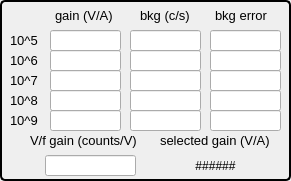
  <widget class="QGroupBox" name="groupBox_5">
   <property name="geometry">
    <rect>
     <x>270</x>
     <y>260</y>
     <width>291</width>
     <height>181</height>
    </rect>
   </property>
   <property name="styleSheet">
    <string notr="true">QGroupBox { 
     border: 2px solid black; 
     border-radius: 5px; 
 } </string>
   </property>
   <property name="title">
    <string/>
   </property>
   <widget class="QLabel" name="label_118">
    <property name="geometry">
     <rect>
      <x>10</x>
      <y>30</y>
      <width>61</width>
      <height>21</height>
     </rect>
    </property>
    <property name="font">
     <font>
      <pointsize>10</pointsize>
     </font>
    </property>
    <property name="styleSheet">
     <string notr="true">color: rgb(0, 0, 0)</string>
    </property>
    <property name="text">
     <string>&lt;html&gt;&lt;head/&gt;&lt;body&gt;&lt;p&gt;10^5&lt;/p&gt;&lt;/body&gt;&lt;/html&gt;</string>
    </property>
   </widget>
   <widget class="QLabel" name="label_124">
    <property name="geometry">
     <rect>
      <x>55</x>
      <y>5</y>
      <width>61</width>
      <height>21</height>
     </rect>
    </property>
    <property name="font">
     <font>
      <pointsize>10</pointsize>
     </font>
    </property>
    <property name="styleSheet">
     <string notr="true">color: rgb(0, 0, 0)</string>
    </property>
    <property name="text">
     <string>&lt;html&gt;&lt;head/&gt;&lt;body&gt;&lt;p&gt;gain (V/A)&lt;/p&gt;&lt;/body&gt;&lt;/html&gt;</string>
    </property>
   </widget>
   <widget class="QLabel" name="label_120">
    <property name="geometry">
     <rect>
      <x>140</x>
      <y>5</y>
      <width>61</width>
      <height>21</height>
     </rect>
    </property>
    <property name="font">
     <font>
      <pointsize>10</pointsize>
     </font>
    </property>
    <property name="styleSheet">
     <string notr="true">color: rgb(0, 0, 0)</string>
    </property>
    <property name="text">
     <string>&lt;html&gt;&lt;head/&gt;&lt;body&gt;&lt;p&gt;bkg (c/s)&lt;/p&gt;&lt;/body&gt;&lt;/html&gt;</string>
    </property>
   </widget>
   <widget class="QLabel" name="label_122">
    <property name="geometry">
     <rect>
      <x>215</x>
      <y>5</y>
      <width>61</width>
      <height>21</height>
     </rect>
    </property>
    <property name="font">
     <font>
      <pointsize>10</pointsize>
     </font>
    </property>
    <property name="styleSheet">
     <string notr="true">color: rgb(0, 0, 0)</string>
    </property>
    <property name="text">
     <string>&lt;html&gt;&lt;head/&gt;&lt;body&gt;&lt;p&gt;bkg error&lt;/p&gt;&lt;/body&gt;&lt;/html&gt;</string>
    </property>
   </widget>
   <widget class="QLabel" name="label_127">
    <property name="geometry">
     <rect>
      <x>10</x>
      <y>50</y>
      <width>61</width>
      <height>21</height>
     </rect>
    </property>
    <property name="font">
     <font>
      <pointsize>10</pointsize>
     </font>
    </property>
    <property name="styleSheet">
     <string notr="true">color: rgb(0, 0, 0)</string>
    </property>
    <property name="text">
     <string>&lt;html&gt;&lt;head/&gt;&lt;body&gt;&lt;p&gt;10^6&lt;/p&gt;&lt;/body&gt;&lt;/html&gt;</string>
    </property>
   </widget>
   <widget class="QLabel" name="label_126">
    <property name="geometry">
     <rect>
      <x>10</x>
      <y>70</y>
      <width>61</width>
      <height>21</height>
     </rect>
    </property>
    <property name="font">
     <font>
      <pointsize>10</pointsize>
     </font>
    </property>
    <property name="styleSheet">
     <string notr="true">color: rgb(0, 0, 0)</string>
    </property>
    <property name="text">
     <string>&lt;html&gt;&lt;head/&gt;&lt;body&gt;&lt;p&gt;10^7&lt;/p&gt;&lt;/body&gt;&lt;/html&gt;</string>
    </property>
   </widget>
   <widget class="QLabel" name="label_125">
    <property name="geometry">
     <rect>
      <x>10</x>
      <y>90</y>
      <width>61</width>
      <height>21</height>
     </rect>
    </property>
    <property name="font">
     <font>
      <pointsize>10</pointsize>
     </font>
    </property>
    <property name="styleSheet">
     <string notr="true">color: rgb(0, 0, 0)</string>
    </property>
    <property name="text">
     <string>&lt;html&gt;&lt;head/&gt;&lt;body&gt;&lt;p&gt;10^8&lt;/p&gt;&lt;/body&gt;&lt;/html&gt;</string>
    </property>
   </widget>
   <widget class="QLabel" name="label_119">
    <property name="geometry">
     <rect>
      <x>10</x>
      <y>110</y>
      <width>61</width>
      <height>21</height>
     </rect>
    </property>
    <property name="font">
     <font>
      <pointsize>10</pointsize>
     </font>
    </property>
    <property name="styleSheet">
     <string notr="true">color: rgb(0, 0, 0)</string>
    </property>
    <property name="text">
     <string>&lt;html&gt;&lt;head/&gt;&lt;body&gt;&lt;p&gt;10^9&lt;/p&gt;&lt;/body&gt;&lt;/html&gt;</string>
    </property>
   </widget>
   <widget class="QLabel" name="label_121">
    <property name="geometry">
     <rect>
      <x>30</x>
      <y>130</y>
      <width>111</width>
      <height>21</height>
     </rect>
    </property>
    <property name="font">
     <font>
      <pointsize>10</pointsize>
     </font>
    </property>
    <property name="styleSheet">
     <string notr="true">color: rgb(0, 0, 0)</string>
    </property>
    <property name="text">
     <string>&lt;html&gt;&lt;head/&gt;&lt;body&gt;&lt;p&gt;V/f gain (counts/V)&lt;/p&gt;&lt;/body&gt;&lt;/html&gt;</string>
    </property>
   </widget>
   <widget class="QLabel" name="label_123">
    <property name="geometry">
     <rect>
      <x>160</x>
      <y>130</y>
      <width>131</width>
      <height>21</height>
     </rect>
    </property>
    <property name="font">
     <font>
      <pointsize>10</pointsize>
     </font>
    </property>
    <property name="styleSheet">
     <string notr="true">color: rgb(0, 0, 0)</string>
    </property>
    <property name="text">
     <string>&lt;html&gt;&lt;head/&gt;&lt;body&gt;&lt;p&gt;selected gain (V/A)&lt;/p&gt;&lt;/body&gt;&lt;/html&gt;</string>
    </property>
   </widget>
   <widget class="caTextEntry" name="catextentry_61">
    <property name="geometry">
     <rect>
      <x>45</x>
      <y>155</y>
      <width>91</width>
      <height>21</height>
     </rect>
    </property>
    <property name="channel" stdset="0">
     <string notr="true">$(P)$(H)$(F)vfc</string>
    </property>
    <property name="background">
     <color>
      <red>115</red>
      <green>215</green>
      <blue>253</blue>
     </color>
    </property>
    <property name="colorMode">
     <enum>caLineEdit::Static</enum>
    </property>
   </widget>
   <widget class="caTextEntry" name="catextentry_63">
    <property name="geometry">
     <rect>
      <x>50</x>
      <y>30</y>
      <width>71</width>
      <height>21</height>
     </rect>
    </property>
    <property name="channel" stdset="0">
     <string notr="true">$(P)$(H)$(F)gain0</string>
    </property>
    <property name="background">
     <color>
      <red>115</red>
      <green>215</green>
      <blue>253</blue>
     </color>
    </property>
    <property name="colorMode">
     <enum>caLineEdit::Static</enum>
    </property>
   </widget>
   <widget class="caTextEntry" name="catextentry_64">
    <property name="geometry">
     <rect>
      <x>130</x>
      <y>30</y>
      <width>71</width>
      <height>21</height>
     </rect>
    </property>
    <property name="channel" stdset="0">
     <string notr="true">$(P)$(H)$(F)bkg0</string>
    </property>
    <property name="background">
     <color>
      <red>115</red>
      <green>215</green>
      <blue>253</blue>
     </color>
    </property>
    <property name="colorMode">
     <enum>caLineEdit::Static</enum>
    </property>
   </widget>
   <widget class="caTextEntry" name="catextentry_65">
    <property name="geometry">
     <rect>
      <x>210</x>
      <y>30</y>
      <width>71</width>
      <height>21</height>
     </rect>
    </property>
    <property name="channel" stdset="0">
     <string notr="true">$(P)$(H)$(F)bkgErr0</string>
    </property>
    <property name="background">
     <color>
      <red>115</red>
      <green>215</green>
      <blue>253</blue>
     </color>
    </property>
    <property name="colorMode">
     <enum>caLineEdit::Static</enum>
    </property>
   </widget>
   <widget class="caTextEntry" name="catextentry_66">
    <property name="geometry">
     <rect>
      <x>50</x>
      <y>50</y>
      <width>71</width>
      <height>21</height>
     </rect>
    </property>
    <property name="channel" stdset="0">
     <string notr="true">$(P)$(H)$(F)gain1</string>
    </property>
    <property name="background">
     <color>
      <red>115</red>
      <green>215</green>
      <blue>253</blue>
     </color>
    </property>
    <property name="colorMode">
     <enum>caLineEdit::Static</enum>
    </property>
   </widget>
   <widget class="caTextEntry" name="catextentry_67">
    <property name="geometry">
     <rect>
      <x>130</x>
      <y>50</y>
      <width>71</width>
      <height>21</height>
     </rect>
    </property>
    <property name="channel" stdset="0">
     <string notr="true">$(P)$(H)$(F)bkg1</string>
    </property>
    <property name="background">
     <color>
      <red>115</red>
      <green>215</green>
      <blue>253</blue>
     </color>
    </property>
    <property name="colorMode">
     <enum>caLineEdit::Static</enum>
    </property>
   </widget>
   <widget class="caTextEntry" name="catextentry_68">
    <property name="geometry">
     <rect>
      <x>210</x>
      <y>50</y>
      <width>71</width>
      <height>21</height>
     </rect>
    </property>
    <property name="channel" stdset="0">
     <string notr="true">$(P)$(H)$(F)bkgErr1</string>
    </property>
    <property name="background">
     <color>
      <red>115</red>
      <green>215</green>
      <blue>253</blue>
     </color>
    </property>
    <property name="colorMode">
     <enum>caLineEdit::Static</enum>
    </property>
   </widget>
   <widget class="caTextEntry" name="catextentry_69">
    <property name="geometry">
     <rect>
      <x>50</x>
      <y>70</y>
      <width>71</width>
      <height>21</height>
     </rect>
    </property>
    <property name="channel" stdset="0">
     <string notr="true">$(P)$(H)$(F)gain2</string>
    </property>
    <property name="background">
     <color>
      <red>115</red>
      <green>215</green>
      <blue>253</blue>
     </color>
    </property>
    <property name="colorMode">
     <enum>caLineEdit::Static</enum>
    </property>
   </widget>
   <widget class="caTextEntry" name="catextentry_70">
    <property name="geometry">
     <rect>
      <x>130</x>
      <y>70</y>
      <width>71</width>
      <height>21</height>
     </rect>
    </property>
    <property name="channel" stdset="0">
     <string notr="true">$(P)$(H)$(F)bkg2</string>
    </property>
    <property name="background">
     <color>
      <red>115</red>
      <green>215</green>
      <blue>253</blue>
     </color>
    </property>
    <property name="colorMode">
     <enum>caLineEdit::Static</enum>
    </property>
   </widget>
   <widget class="caTextEntry" name="catextentry_71">
    <property name="geometry">
     <rect>
      <x>210</x>
      <y>70</y>
      <width>71</width>
      <height>21</height>
     </rect>
    </property>
    <property name="channel" stdset="0">
     <string notr="true">$(P)$(H)$(F)bkgErr2</string>
    </property>
    <property name="background">
     <color>
      <red>115</red>
      <green>215</green>
      <blue>253</blue>
     </color>
    </property>
    <property name="colorMode">
     <enum>caLineEdit::Static</enum>
    </property>
   </widget>
   <widget class="caTextEntry" name="catextentry_72">
    <property name="geometry">
     <rect>
      <x>50</x>
      <y>90</y>
      <width>71</width>
      <height>21</height>
     </rect>
    </property>
    <property name="channel" stdset="0">
     <string notr="true">$(P)$(H)$(F)gain3</string>
    </property>
    <property name="background">
     <color>
      <red>115</red>
      <green>215</green>
      <blue>253</blue>
     </color>
    </property>
    <property name="colorMode">
     <enum>caLineEdit::Static</enum>
    </property>
   </widget>
   <widget class="caTextEntry" name="catextentry_73">
    <property name="geometry">
     <rect>
      <x>130</x>
      <y>90</y>
      <width>71</width>
      <height>21</height>
     </rect>
    </property>
    <property name="channel" stdset="0">
     <string notr="true">$(P)$(H)$(F)bkg3</string>
    </property>
    <property name="background">
     <color>
      <red>115</red>
      <green>215</green>
      <blue>253</blue>
     </color>
    </property>
    <property name="colorMode">
     <enum>caLineEdit::Static</enum>
    </property>
   </widget>
   <widget class="caTextEntry" name="catextentry_74">
    <property name="geometry">
     <rect>
      <x>210</x>
      <y>90</y>
      <width>71</width>
      <height>21</height>
     </rect>
    </property>
    <property name="channel" stdset="0">
     <string notr="true">$(P)$(H)$(F)bkgErr3</string>
    </property>
    <property name="background">
     <color>
      <red>115</red>
      <green>215</green>
      <blue>253</blue>
     </color>
    </property>
    <property name="colorMode">
     <enum>caLineEdit::Static</enum>
    </property>
   </widget>
   <widget class="caTextEntry" name="catextentry_75">
    <property name="geometry">
     <rect>
      <x>50</x>
      <y>110</y>
      <width>71</width>
      <height>21</height>
     </rect>
    </property>
    <property name="channel" stdset="0">
     <string notr="true">$(P)$(H)$(F)gain4</string>
    </property>
    <property name="background">
     <color>
      <red>115</red>
      <green>215</green>
      <blue>253</blue>
     </color>
    </property>
    <property name="colorMode">
     <enum>caLineEdit::Static</enum>
    </property>
   </widget>
   <widget class="caTextEntry" name="catextentry_76">
    <property name="geometry">
     <rect>
      <x>130</x>
      <y>110</y>
      <width>71</width>
      <height>21</height>
     </rect>
    </property>
    <property name="channel" stdset="0">
     <string notr="true">$(P)$(H)$(F)bkg4</string>
    </property>
    <property name="background">
     <color>
      <red>115</red>
      <green>215</green>
      <blue>253</blue>
     </color>
    </property>
    <property name="colorMode">
     <enum>caLineEdit::Static</enum>
    </property>
   </widget>
   <widget class="caTextEntry" name="catextentry_77">
    <property name="geometry">
     <rect>
      <x>210</x>
      <y>110</y>
      <width>71</width>
      <height>21</height>
     </rect>
    </property>
    <property name="channel" stdset="0">
     <string notr="true">$(P)$(H)$(F)bkgErr4</string>
    </property>
    <property name="background">
     <color>
      <red>115</red>
      <green>215</green>
      <blue>253</blue>
     </color>
    </property>
    <property name="colorMode">
     <enum>caLineEdit::Static</enum>
    </property>
   </widget>
   <widget class="caLabel" name="calabel">
    <property name="geometry">
     <rect>
      <x>170</x>
      <y>155</y>
      <width>91</width>
      <height>21</height>
     </rect>
    </property>
    <property name="text">
     <string>######</string>
    </property>
    <property name="alignment">
     <set>Qt::AlignCenter</set>
    </property>
    <property name="channel" stdset="0">
     <string notr="true">$(P)$(H)$(F)gain</string>
    </property>
   </widget>
  </widget>
